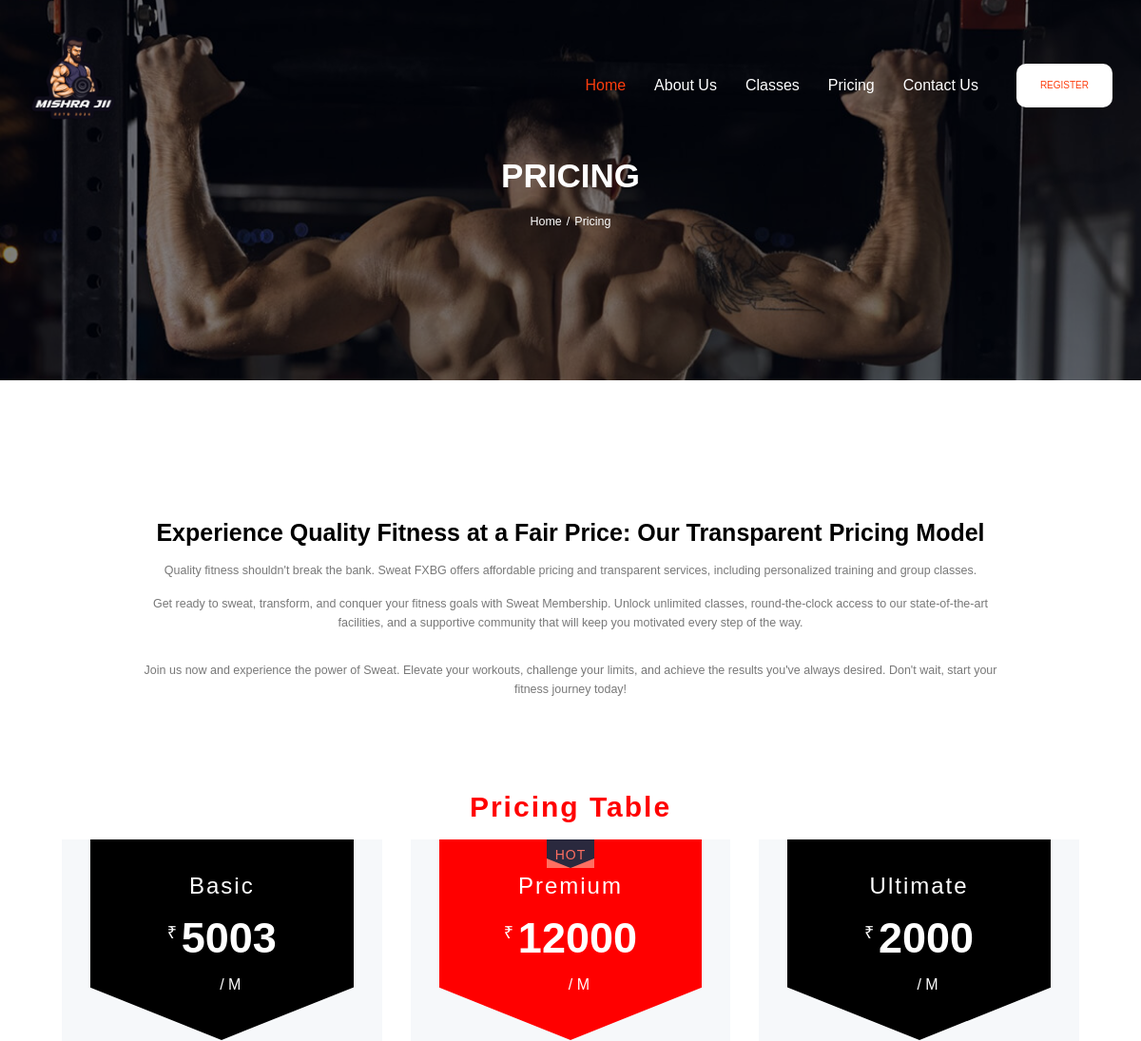
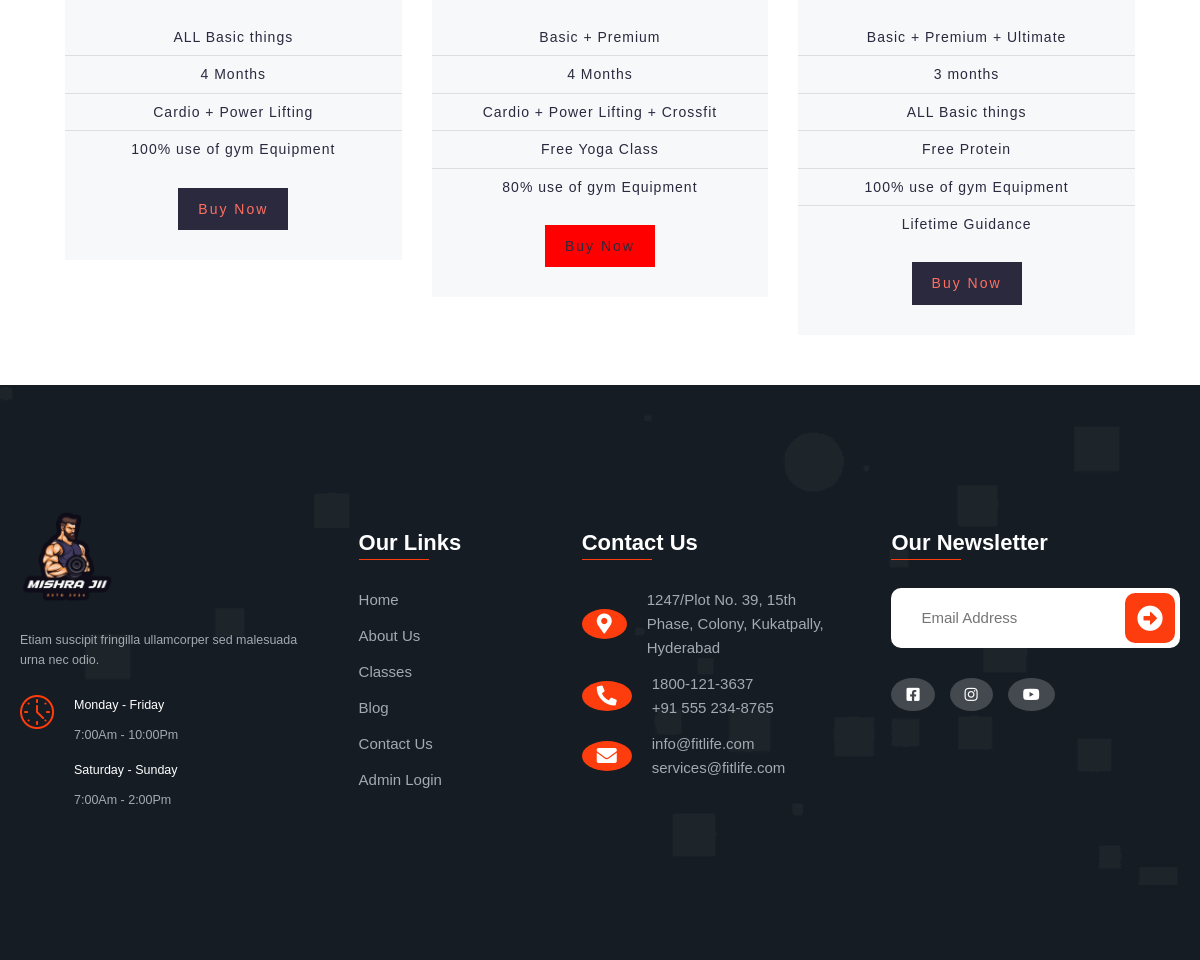
The page /princing.php on the database its author committed (2 pictures, top to bottom).
### tables this page shows
CREATE TABLE `gym_basic_plan` (
  `id` int(100) NOT NULL,
  `price` varchar(100) NOT NULL,
  `months` varchar(100) NOT NULL,
  `selectservices` varchar(100) NOT NULL
);

CREATE TABLE `gym_premium_plan` (
  `id` int(100) NOT NULL,
  `price` varchar(100) NOT NULL,
  `months` varchar(100) NOT NULL,
  `selectservices` varchar(255) NOT NULL
);

CREATE TABLE `gym_ultimate_plan` (
  `id` int(100) NOT NULL,
  `price` varchar(100) NOT NULL,
  `months` varchar(100) NOT NULL,
  `selectservices` varchar(255) NOT NULL
);

### princing.php (the view, shortened to what this page needs)
<?php
include_once('./shortcuts/header.php');
include_once "./config/dbconnect.php";
?>
<!DOCTYPE html>
<html lang="en">
<head>
  <link rel="stylesheet" href="./assets/css/style.css">
  <link rel="stylesheet" href="./assets/fontawesome/css/all.min.css">
</head>
<body>
  <div class="page-header">
    <div class="page-header-content">
      <h4 class="page-title">Pricing</h4>
      <div class="breadcrumb">
        <p><a class="breadcrumb-link" href="index.php">Home</a></p>
        <p class="breadcrumb-separator">/</p>
        <p>Pricing</p>
      </div>
    </div>
  </div>
  <section class="section">
    <div class="container">
      <header class="text-center mb-5 pricing-text">
        <h1>Experience Quality Fitness at a Fair Price: Our Transparent Pricing Model</h1>
        <p>Quality fitness shouldn't break the bank. Sweat FXBG offers affordable pricing and transparent services, including personalized training and group classes.</p>
        <p class="mt-3">Get ready to sweat, transform, and conquer your fitness goals with Sweat Membership. Unlock unlimited classes, round-the-clock access to our state-of-the-art facilities, and a supportive community that will keep you motivated every step of the way.</p>
        <p class="mt-5">Join us now and experience the power of Sweat. Elevate your workouts, challenge your limits, and achieve the results you've always desired. Don't wait, start your fitness journey today!</p>
      </header>
    </div>
  </section>
  <div class="container" style="margin-top: -10rem;">
    <h1 class="demo-title"><span style="color:red;">Pricing Table</span>
    </h1>
    <div class="pricing-table">
      <?php
      $sql = "SELECT * FROM `gym_basic_plan`";
      $run = mysqli_query($conn, $sql);
      while ($result = mysqli_fetch_array($run)) {
      ?>
        <div class="ptable-item">
          <div class="ptable-single">
            <div class="ptable-header">
              <div class="ptable-title">
                <h2>Basic</h2>
              </div>
              <div class="ptable-price">
                <h2><small>₹</small> <?php echo $result['price']; ?>
                  <span>/ M</span>
                </h2>
              </div>
            </div>
            <div class="ptable-body">
              <div class="ptable-description">
                <ul>
                  <li>ALL Basic things</li>
                  <li><?php echo $result['months']; ?></li>
                  <li><?php echo $result['selectservices']; ?></li>
                  <li>100% use of gym Equipment</li>
                </ul>
              </div>
            </div>
            <div class="ptable-footer">
              <div class="ptable-action">
                <a href="membership_form.php">Buy Now</a>
              </div>
            </div>
          </div>
        </div>
      <?php  } ?>
      <?php
      $sql = "SELECT * FROM `gym_premium_plan`";
      $run = mysqli_query($conn, $sql);
      while ($result = mysqli_fetch_array($run)) {
      ?>
        <div class="ptable-item featured-item">
          <div class="ptable-single">
            <div class="ptable-header">
              <div class="ptable-status">
                <span>HOT</span>
              </div>
              <div class="ptable-title">
                <h2>Premium</h2>
              </div>
              <div class="ptable-price">
                <h2><small>₹</small><?php echo $result['price']; ?><span>/ M</span></h2>
              </div>
            </div>
            <div class="ptable-body">
              <div class="ptable-description">
                <ul>
                  <li>Basic + Premium</li>
                  <li><?php echo $result['months']; ?></li>
                  <li><?php echo $result['selectservices']; ?></li>
                  <li>Free Yoga Class</li>
                  <li>80% use of gym Equipment</li>
                </ul>
              </div>
            </div>
            <div class="ptable-footer">
              <div class="ptable-action">
                <a href="membership_form.php">Buy Now</a>
              </div>
            </div>
          </div>
        </div>
      <?php  } ?>
      <?php
      $sql = "SELECT * FROM `gym_ultimate_plan`";
      $run = mysqli_query($conn, $sql);
      while ($result = mysqli_fetch_array($run)) {
      ?>
        <div class="ptable-item">
          <div class="ptable-single">
            <div class="ptable-header">
              <div class="ptable-title">
                <h2>Ultimate</h2>
              </div>
              <div class="ptable-price">
                <h2><small>₹</small><?php echo $result['price']; ?><span>/ M</span></h2>
              </div>
            </div>
            <div class="ptable-body">
              <div class="ptable-description">
                <ul>
                  <li>Basic + Premium + Ultimate</li>
                  <li><?php echo $result['months']; ?></li>
                  <li><?php echo $result['selectservices']; ?></li>
                  <li>Free Protein</li>
                  <li>100% use of gym Equipment</li>
                  <li>Lifetime Guidance</li>
                </ul>
              </div>
            </div>
            <div class="ptable-footer">
              <div class="ptable-action">
                <a href="membership_form.php">Buy Now</a>
              </div>
            </div>
          </div>
        </div>
      <?php  } ?>
    </div>
  </div>
  <?php include('./shortcuts/footer.php');  ?>
</body>
</html>

### assets/css/style.css (style rules this page uses)
:root { --rich-black-fogra-29_50: hsl(210, 26%, 11%, 0.5); --rich-black-fogra-29-1: hsl(210, 26%, 11%); --rich-black-fogra-29-2: hsl(210, 50%, 4%); --silver-metallic: hsl(212, 9%, 67%); --coquelicot_20: hsla(12, 98%, 52%, 0.2); --coquelicot_10: hsla(12, 98%, 52%, 0.1); --sonic-silver: hsl(0, 0%, 47%); --cadet-gray: hsl(214, 15%, 62%); --light-gray: hsl(0, 0%, 80%); --coquelicot: hsl(12, 98%, 52%); --gainsboro: hsl(0, 0%, 88%); --white_20: hsl(0, 0%, 100%, 0.2); --white_10: hsl(0, 0%, 100%, 0.1); --black_10: hsl(0, 0%, 0%, 0.1); --white: hsl(0, 0%, 100%); --ff-catamaran: 'Catamaran', sans-serif; --ff-rubik: 'Rubik', sans-serif; --fs-1: 3.8rem; --fs-2: 3rem; --fs-3: 2.5rem; --fs-4: 2rem; --fs-5: 1.8rem; --fs-6: 1.5rem; --fw-900: 900; --fw-800: 800; --fw-700: 700; --fw-500: 500; --section-padding: 80px; --shadow-1: 0 0 20px var(--black_10); --shadow-2: 0px 10px 24px var(--coquelicot_20); --radius-10: 10px; --radius-8: 8px; --radius-5: 5px; --transition-1: 0.25s ease; --transition-2: 0.5s ease; --cubic-in: cubic-bezier(0.51, 0.03, 0.64, 0.28); --cubic-out: cubic-bezier(0.33, 0.85, 0.4, 0.96); }
*, *::before, *::after { margin: 0; padding: 0; box-sizing: border-box; }
li { list-style: none; }
a { text-decoration: none; color: inherit; }
a, img, span, input, button, strong, i { display: block; }
html { font-family: var(--ff-rubik); font-size: 10px; scroll-behavior: smooth; }
body { background-color: var(--white); color: var(--sonic-silver); font-size: 1.6rem; line-height: 1.6; }
.container { padding-inline: 15px; }
.section { padding-block: var(--section-padding); }
.text-center { text-align: center; }
.container { max-width: 1200px; margin: 0 auto; padding: 20px; }
.mb-5 { margin-bottom: 2rem; }
@media (min-width: 575px) { :root { --fs-1: 5.8rem; --fs-2: 4rem; } }
@media (min-width: 575px) { .container { max-width: 540px; width: 100%; margin-inline: auto; } }
@media (min-width: 768px) { :root { --fs-2: 4.5rem; } }
@media (min-width: 768px) { .container { max-width: 720px; } }
@media (min-width: 992px) { .container, .header .container { max-width: 960px; } }
@media (min-width: 1200px) { :root { --fs-1: 7rem; --fs-2: 5.5rem; --fs-4: 2.2rem; --fs-5: 2rem; --section-padding: 120px; } }
@media (min-width: 1200px) { .container, .header .container { max-width: 1140px; } }
.page-header { width: 100%; background: url('../images/video-banner.jpg') no-repeat center center; background-size: cover; position: relative; }
.page-header::before { content: ""; position: absolute; top: 0; left: 0; width: 100%; height: 100%; background-color: rgba(0, 0, 0, 0.5); }
.page-header-content { display: flex; flex-direction: column; align-items: center; justify-content: center; padding-top: 0; min-height: 400px; position: relative; z-index: 1; }
.page-title { font-size: 3.5rem; margin-bottom: 1rem; margin-top: 0; color: white; text-transform: uppercase; font-weight: 800; }
.breadcrumb { display: inline-flex; }
.breadcrumb p { margin: 0; color: white; }
.breadcrumb-link { color: white; text-decoration: none; }
.breadcrumb-separator { padding: 0 0.5rem; }

### rows shown on the page
gym_basic_plan: price "5003", months "4 Months", selectservices "Cardio + Power Lifting"
gym_premium_plan: price "12000", months "4 Months", selectservices "Cardio + Power Lifting + Crossfit"
gym_ultimate_plan: price "2000", months "3 months", selectservices "ALL Basic things"
